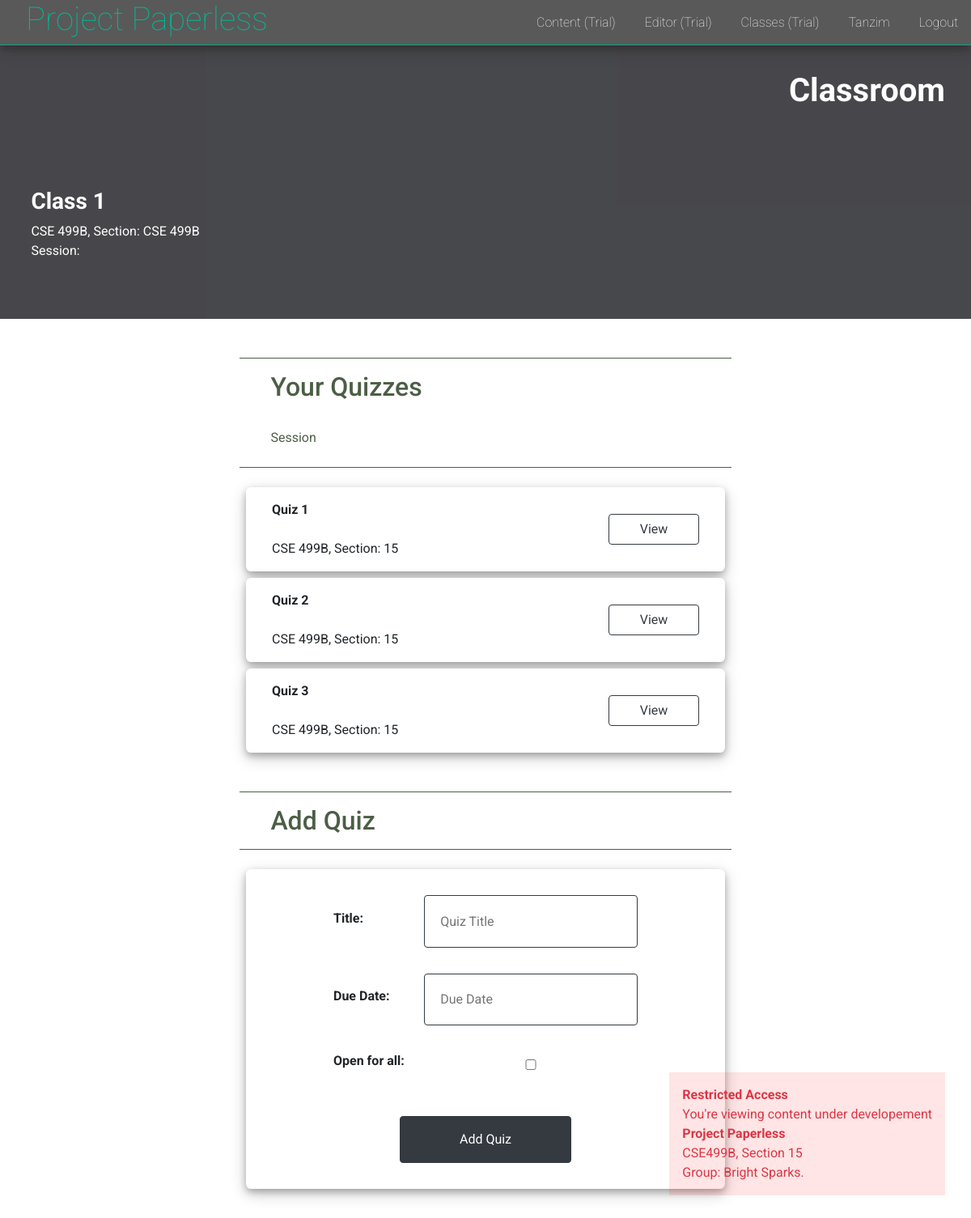
Page /classroom/6Nkj/show/ (signed in) on the committed database.
### users/models.py (models this page shows)
class User(AbstractUser):
    username = models.CharField(
        error_messages={'unique': 'A user with that username already exists.'},
        help_text='Required. 10 characters or fewer.',
        max_length=10,
        unique=True,
        primary_key=True,
        validators=[UnicodeUsernameValidator(), MinLengthValidator(3)],
        verbose_name='username')
    is_educator = models.BooleanField(default=False)

### classrooms/models.py (models this page shows, shortened)
class Classroom(models.Model):
    id = models.CharField(max_length=128, primary_key=True)
    name = models.CharField(max_length=128)
    semester = models.CharField(max_length=12)
    course_code = models.CharField(max_length=30)
    section = models.IntegerField()
    students = models.ManyToManyField('users.User', related_name='class_room')
    instructor = models.ForeignKey('users.User', related_name='classroom', on_delete=models.CASCADE)
    class Meta:
        constraints = [
            models.UniqueConstraint(fields=['course_code', 'section', 'semester'], name='unique_classroom')
        ]

class Quiz(models.Model):
    title = models.CharField(max_length=128)
    classroom = models.ForeignKey(Classroom, on_delete=models.CASCADE, related_name='quiz')
    students = models.ManyToManyField('users.User', related_name='quizzes', through='Performance')
    is_open = models.BooleanField(default=False)
    is_running = models.BooleanField(default=False)
    due_date = models.DateField()
    class Meta:
        constraints = [
            models.UniqueConstraint(fields=['classroom', 'title'], name='unique_quiz')
        ]

### classrooms/views.py (the view, shortened to what this page needs)
# urls.py: path('<str:class_id>/show/', ShowView.as_view(), name='show'),
class ShowView(UserViews):
    student_template = 'classrooms/learners/show.html'
    teacher_template = 'classrooms/educators/show.html'
    class_id = None
    @method_decorator(login_required(login_url='users:login'))
    def get(self, request, class_id):
        self.request = request
        self.class_id = class_id
        return self.user_view()
    def teacher_view(self):
        classroom = self.get_classroom()
        quiz_form = QuizForm(self.request.POST or None)
        try:
            if quiz_form.is_valid():
                quiz = quiz_form.save(commit=False)
                quiz.classroom = classroom
                quiz.save()
                return redirect('classrooms:show', class_id=self.class_id)
        except IntegrityError:
            messages.error(self.request, 'Quiz name already exists')
        quizzes = classroom.quiz.all()
        context = {
            'classroom': classroom,
            'quizzes': quizzes,
            'quiz_form': quiz_form
        }
        return render(self.request, self.teacher_template, context)
    def get_classroom(self, learner=False):
        try:
            if learner:
                classroom = self.request.user.class_room.get(id=self.class_id)
            else:
                classroom = self.request.user.classroom.get(id=self.class_id)
        except Classroom.DoesNotExist:
            raise Http404('Classroom Not found')
        return classroom

### classrooms/forms.py
class QuizForm(forms.ModelForm):
    class Meta:
        model = Quiz
        fields = ['title', 'due_date', 'is_open', 'is_running']
    def __init__(self, *args, **kwargs):
        super().__init__(*args, **kwargs)
        self.fields['title'].widget.attrs.update({'placeholder': 'Quiz Title', 'class': 'input'})
        self.fields['due_date'].widget.attrs.update({'placeholder': 'Due Date', 'class': 'input'})
        self.fields['is_open'].widget.attrs.update({'placeholder': 'Open Quiz', 'class': 'input'})
        self.fields['is_running'].widget.attrs.update({'placeholder': 'Quiz Running', 'class': 'input'})

### project_paperless/utils.py (called while the page is built)
    def user_view(self):
        if self.request.user.is_educator:
            return self.teacher_view()
        else:
            return self.student_view()

### templates/classrooms/educators/show.html (shortened to what this page needs)
{% extends 'layout.html' %}
{% block body %}
<div class="user_dashboard">
  <div class="header container">
    <div class="text-right welcome">
      <h1><strong>Classroom</strong></h1>
    </div>
    <div class="user_info">
      <h3>
        <strong>{{ classroom.name }}</strong>
      </h3>
      <p>
        {{ classroom.course_code }},
        Section: {{ classroom.course_code }} <br>
        Session: {{ classroom.semester }}
      </p>
    </div>
  </div>
  <div class="dashboard container">
    <div class="area">
      <div class="area_header">
        <h2> Your Quizzes </h2>
        <br>
        <p>Session</p>
      </div>
      <div class="card_container">
        {% for quiz in quizzes %}
          <div class="items_card items_card_fluid paper_list">
            <div class="items">
              <p>
                <strong>{{ quiz.title }}</strong>
                <br>
                <br>
                {{ quiz.classroom.course_code }},
                Section: {{ quiz.classroom.section }}
              </p>
              <div class="text-right">
                <a href="{% url 'classrooms:show_quiz' classroom.id quiz.id %}" class="btn btn-outline-dark">
                  View
                </a>
              </div>
            </div>
          </div>
        {% endfor %}
      </div>
    </div>
    <div class="area">
      <div class="area_header">
        <h2> Add Quiz </h2>
      </div>
      <div class="card_container">
        <div class="forms_card educator_forms">
          <div class="items">
            <form action="" method="POST" id="update_quiz_form">
              <div class="input_groups">
                <div class="input_group">
                  <label for=""><strong>Title:</strong></label>
                  {{ quiz_form.title }}
                </div>
              </div>
              <div class="input_groups">
                <div class="input_group">
                  <label for=""><strong>Due Date:</strong></label>
                  {{ quiz_form.due_date }}
                </div>
              </div>
              <div class="input_groups">
                <div class="input_group">
                  <label for=""><strong>Open for all:</strong></label>
                  {{ quiz_form.is_open }}
                </div>
              </div>
              <button type="submit" class="btn btn-dark">Add Quiz</button>
            </form>
          </div>
        </div>
      </div>
    </div>
  </div>
</div>
{% endblock %}

### templates/includes/_navbar.html
<nav id="navigation_bar">
  <h1 id="logo"><a href="/">Project Paperless</a></a></h1>
  <div id="navigation_links">
    <ul>
      <li><a href="/content/">Content (Trial)</a></li>
      <li><a href="/content/editor/">Editor (Trial)</a></li>
      {% if request.user.is_authenticated %}
        <li><a href="/classroom/">Classes (Trial)</a></li>
        <li><a href="/dashboard/">{{ request.user.first_name }}</a></li>
        <li><a href="/logout/">Logout</a></li>
      {% else %}
        <li><a href="/login/">Login</a></li>
        <li><a href="/student/register/">Register</a></li>
      {% endif %}
    </ul>
  </div>
</nav>

### static/style.css (style rules this page uses)
body { margin: 0; padding: 0; font-family: 'Roboto', sans-serif; }
nav { position: fixed; top: 0; background-color: rgba(48, 48, 48, 0.8); border-bottom: 1px solid rgba(0, 184, 148,0.8); box-shadow: 0 4px 8px 0 rgba(0, 0, 0, 0.2), 0 6px 20px 0 rgba(0, 0, 0, 0.19); width: 100%; height: 3.5rem; z-index: 7; }
#logo { display: inline-block; height: 3.5rem; padding-left: 2rem; padding-right: 2rem; }
#logo a { color: #00b894; text-decoration: none; font-weight: 100; }
#navigation_links { display: inline-block; position: absolute; height: 3.5rem; right: 0; }
#navigation_links li { display: inline-block; vertical-align: middle; padding: 1rem; margin: 0; }
#navigation_links a { color: white; font-weight: 100; }
.user_dashboard { position: relative; width: 100%; min-height: 100vh; padding-top: 3.5rem; }
.user_dashboard .header { width: 100%; padding-top: 2rem; padding-bottom: 2rem; margin-bottom: 1rem; background-color: rgb(39, 40, 44); color: white; opacity: 0.85; }
.user_dashboard .welcome { padding-right: 2rem; }
.user_dashboard .dashboard { display: flex; flex-wrap: wrap; justify-content: center; padding-top: 1rem; }
.user_dashboard .container { max-width: 1275px; padding-left: 0; padding-right: 0; }
.header .user_info { position: relative; margin-top: 5rem; width: 100%; padding: 1rem 2.4rem 0.5rem 2.4rem; margin-bottom: 1rem; }
.dashboard .area { width: 38rem; margin: 1rem 0.5%; padding-bottom: 1rem; }
.dashboard .area_header { width: 100%; padding: 1rem 2.4rem 0.5rem 2.4rem; margin-bottom: 1rem; border-top: 1px solid rgb(76, 94, 70); border-bottom: 1px solid rgb(76, 94, 70); color: rgb(76, 94, 70); }
.dashboard .card_container { display: flex; flex-wrap: wrap; justify-content: center; align-content: space-between; }
.dashboard .items_card, .dashboard .forms_card { width: 18rem; height: 20rem; background-color: white; box-shadow: 0 4px 8px 0 rgba(0, 0, 0, 0.25), 0 6px 20px 0 rgba(0, 0, 0, 0.20); border-radius: 0.4rem; padding: 2rem; margin: 0.5rem; }
.dashboard .items_card .items, .dashboard .forms_card .items { position: relative; width: 100%; height: 100%; }
.dashboard .items_card a, .dashboard .items_card button { width: 100%; }
.dashboard .items_card_fluid { position: relative; width: 100%; height: 6.5rem; margin-bottom: 0; padding-top: 1rem; padding-bottom: 1rem; }
.dashboard .items_card_fluid a { width: 7rem; margin-left: 2rem; display: inline-block; }
.dashboard .paper_submission, .dashboard .forms_card { width: 100%; text-align: center; height: auto; }
.items .text-right { position: absolute; height: 100%; display: flex; align-items: center; right: 0; top: 0; }
.dashboard .input_groups { margin-bottom: 2rem; }
.input_groups .input_group { display: flex; align-items: center; justify-content: center; flex-direction: row; }
.input_group label { text-align: left; width: 10rem; margin-right: 1rem; }
.forms_card #update_quiz_form label { width: 6rem; }
.dashboard .input, .form_container .input, .asset_card .input { background: transparent; border: 1px solid #343a40; border-radius: 0.25rem; padding: 1.2rem; width: 50%; }
.paper_submission button, .forms_card button { margin-top: 1rem; width: 40% !important; padding: 1rem; }

### rows in the picture
User: user.first_name "Tanzim"
Classroom: name "Class 1", course_code "CSE 499B"
Quiz: title "Quiz 1", classroom.course_code "CSE 499B", classroom.section "15"
Quiz: title "Quiz 2", classroom.course_code "CSE 499B", classroom.section "15"
Quiz: title "Quiz 3", classroom.course_code "CSE 499B", classroom.section "15"
